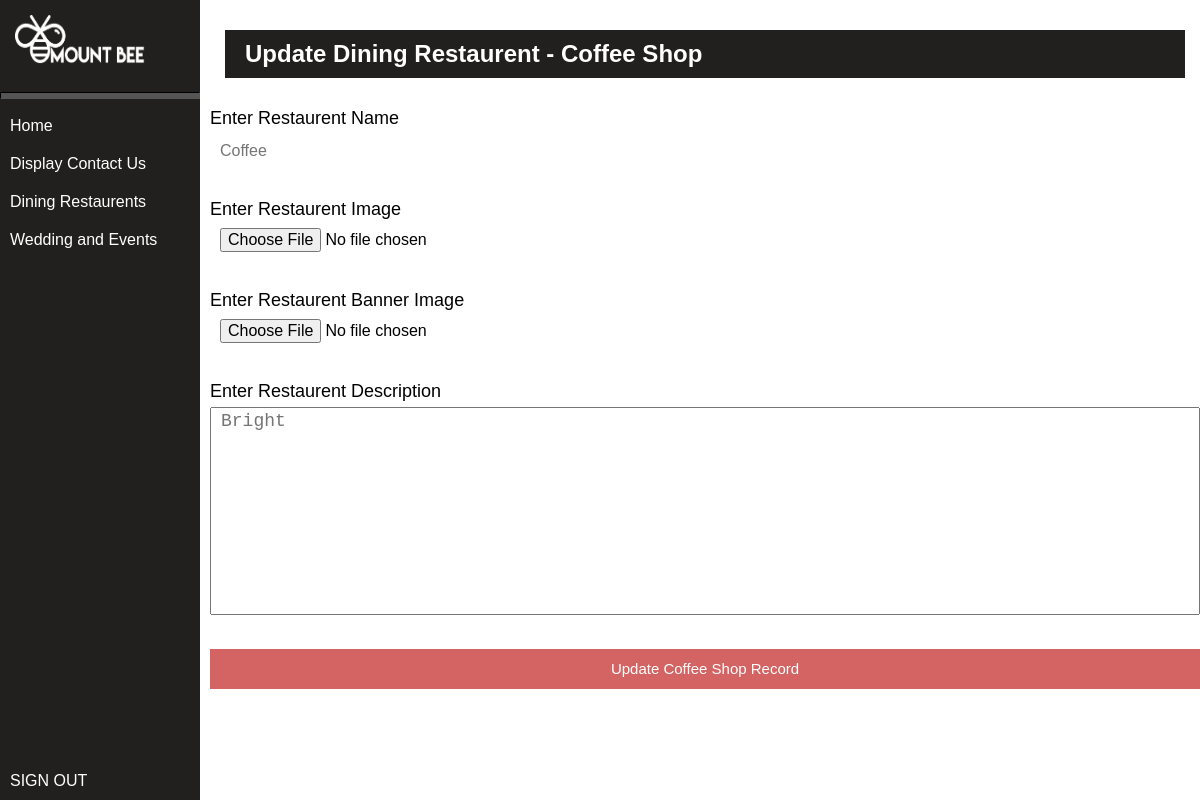
Page /ADMIN/PHPHANDLER/db.updateDiningRestaurent.php?updatediningid=1 on the committed database.
### tables this page shows
CREATE TABLE `dining` (
  `dining_id` int(11) NOT NULL,
  `dining_name` varchar(50) NOT NULL,
  `dining_image` varchar(255) DEFAULT NULL,
  `dining_banner_image` varchar(255) DEFAULT NULL,
  `dining_description` varchar(700) DEFAULT NULL,
  `adminid` int(11) NOT NULL DEFAULT 1
);

### ADMIN/PHPHANDLER/db.updateDiningRestaurent.php (the view, shortened to what this page needs)
<?php
    include './db.config.php';
?>
<!DOCTYPE html>
<html lang="en">
<head>
    <link rel="stylesheet" href="../CSS/addDiningRestaurent.css">
</head>
<body>
    <?php
        include '../PHP/sidebar.php';
        $id = $_GET['updatediningid'];
        $query = "select * from `dining` where dining_id = '$id';";
        $queryRun = mysqli_query($conn, $query);
        if($queryRun){
            $row = mysqli_fetch_assoc($queryRun);
            $dining_name = $row['dining_name'];
        }
        echo "
        <div class='maindiv'>
            <div class='title'>
                <h2>Update Dining Restaurent - ".$dining_name."</h2>
            </div>
            <form  class='form-dining' method='POST' enctype='multipart/form-data'>
                <div class='input_box'>
                     <label>Enter Restaurent Name</label>
                    <input type='text' name='diningname' placeholder=".$dining_name." required>
                </div>
                <div class='input_box'>
                    <label>Enter Restaurent Image</label>
                    <input type='file' name='diningimage' required>
                </div>
                <div class='input_box'>
                    <label>Enter Restaurent Banner Image</label>
                    <input type='file' name='diningbannerimage' required>
                </div>
                <div class='input_box'>
                    <label>Enter Restaurent Description</label>
                    <textarea name='diningdescription' cols='116' rows='10' placeholder=".$row['dining_description']." required></textarea>
                </div>
                <input type='submit' name='submit' value='Update ".$dining_name." Record' class='addbutton'>
            </form>
       </div>
        ";
    ?>
</body>
</html>

### ADMIN/CSS/addDiningRestaurent.css (style rules this page uses)
body { margin: 0; padding: 0; font-family: sans-serif; box-sizing: border-box; }
.maindiv { margin-left: 210px; }
.title { padding: 10px 15px; }
.title h2 { background-color: #21201e; color: #ffffff; padding: 10px 20px; }
.input_box { padding-bottom: 30px; }
.input_box label { display: block; font-size: 18px; padding-bottom: 5px; }
.input_box input { width: 100%; height: 35px; border: 1px solid grey; padding: 3px 10px; font-size: 16px; box-sizing: border-box; }
.input_box input { border: none; }
.input_box textarea { resize: none; padding: 3px 10px; font-size: 18px; box-sizing: border-box; width: 100%; }
.addbutton { width: 20%; height: 40px; background-color:rgb(212, 99, 99); color: white; border: none; font-size: 15px; cursor: pointer; margin-left: 480px; }
@media screen and (max-width: 1500px) { .input_box textarea { width: 100%; } }
@media screen and (max-width: 1500px) { .addbutton { margin-left: 0; width: 100%; } }

### ADMIN/CSS/sidebar.css (style rules this page uses)
body { margin: 0; padding: 0; font-family: sans-serif; box-sizing: border-box; }

### rows in the picture
dining: dining_name "Coffee Shop", diningdescription "Bright", submit "Update Coffee Shop Record"
